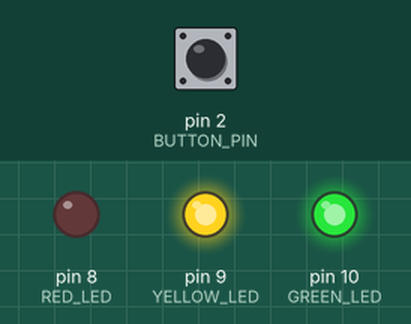
Simulated run of this sketch. Board: Arduino Uno, built with avr-gcc and run on an emulated ATmega328P. Shown: output pins drawn as LEDs (lit = HIGH). The inputs (shaded band) are chosen by the test bench; at power-on: pin 2 (BUTTON_PIN) HIGH.

Above: at 1.2 s.
1.3 s: pin 2 (BUTTON_PIN) pulled LOW for 0.15 s
At 2.6 s:
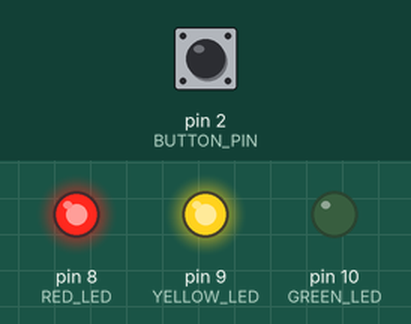
4.4 s: pin 2 (BUTTON_PIN) pulled LOW for 3.2 s
At 9.2 s:
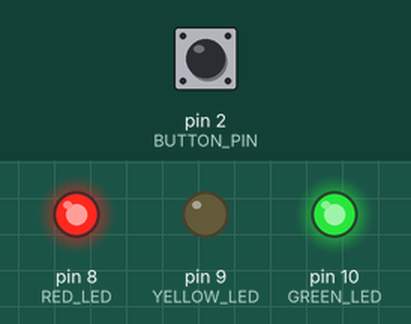
10.6 s: pin 2 (BUTTON_PIN) pulled LOW for 1 s
At 12.1 s:
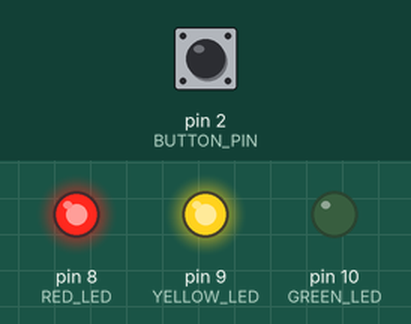
Timing chart, 0 to 16.2 s (numbered marks = the images above; inputs shaded):
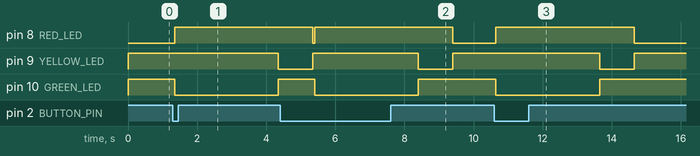

The sketch:

Week1.2_TrafficLightsAndButton.ino
```cpp
// Battlebot BB008
// Team IT-1D
// Michael O. Boeteng Student ID.5598168
// Jenjira Huaisai Student ID.5681502
// ======================================
// Assignment Week 3.2 Traffic Lights & Button
// ======================================
// Light will be red until a button is pressed
// Then, turn green after 1 second,
// Then, stay green for 3 seconds,
// Then, turn yellow for 1 second
// Then back to red and stay red until the button is pressed again
// ======================================

// LED PINS
#define RED_LED 8
#define YELLOW_LED 9
#define GREEN_LED 10

// BUTTON
#define BUTTON_PIN 2

// SET UP
void setup()
{
    pinMode(RED_LED, OUTPUT);
    pinMode(YELLOW_LED, OUTPUT);
    pinMode(GREEN_LED, OUTPUT);

    pinMode(BUTTON_PIN, INPUT_PULLUP);

    digitalWrite(RED_LED, LOW);
    digitalWrite(YELLOW_LED, HIGH);
    digitalWrite(GREEN_LED, HIGH);
}

// LOOP
void loop()
{
    if (digitalRead(BUTTON_PIN) == LOW)
    {
        delay(50); // small debounce

        if (digitalRead(BUTTON_PIN) == LOW)
        {
            // GREEN ON
            digitalWrite(RED_LED, HIGH);
            digitalWrite(GREEN_LED, LOW);
            delay(3000);

            // YELLOW ON
            digitalWrite(GREEN_LED, HIGH);
            digitalWrite(YELLOW_LED, LOW);
            delay(1000);

            // RED ON
            digitalWrite(YELLOW_LED, HIGH);
            digitalWrite(RED_LED, LOW);
        }
    }
}
```

Measured:
- after the input at 1.3 s, pin 8 (RED_LED): LOW → HIGH after 0.05 s; pin 9 (YELLOW_LED): HIGH → LOW after 3.1 s; pin 10 (GREEN_LED): HIGH → LOW after 0.05 s, → HIGH 3.0 s later
- after the input at 4.4 s, pin 10 (GREEN_LED): HIGH → LOW after 1.0 s, → HIGH 3.0 s later
- after the input at 10.6 s, pin 8 (RED_LED): LOW → HIGH after 0.05 s, → LOW 4.0 s later; pin 9 (YELLOW_LED): HIGH → LOW after 3.1 s, → HIGH 1.0 s later; pin 10 (GREEN_LED): HIGH → LOW after 0.05 s, → HIGH 3.0 s later
